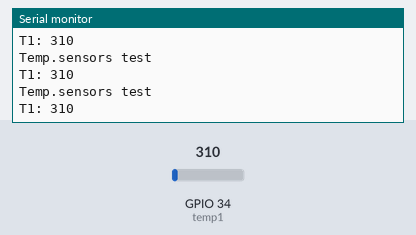
Simulated run of this sketch. Board: ESP32. Shown: the last lines printed to the serial monitor. The inputs (shaded band) are chosen by the test bench; at power-on: GPIO 34 (temp1) = 310.

Above: at 1.3 s.
1.4 s: GPIO 34 (temp1) set to 372
At 1.9 s:
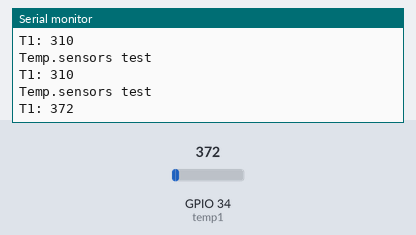
2.9 s: GPIO 34 (temp1) set to 434
At 3.4 s:
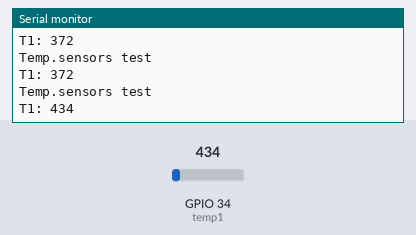
Timing chart, 0 to 5.9 s (numbered marks = the images above; inputs shaded):
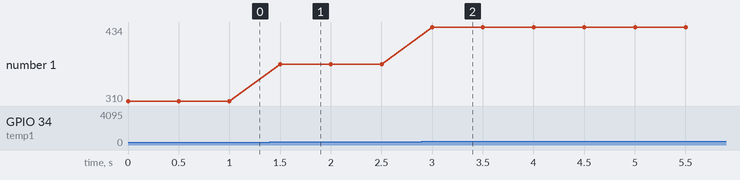

Measured:
- after the input at 1.4 s, the serial monitor: prints a new line after 0.10 s (image 1)
- after the input at 2.9 s, the serial monitor: prints a new line after 0.10 s (image 2)
- plotted number 1: 310 → 372 after the input at 1.4 s, 372 → 434 after the input at 2.9 s

The sketch:

open_dev_temp.ino
```cpp
#include <Wire.h>
#include "PCF8575.h"
#include <DS18B20.h>
#include <SoftwareSerial.h>
EspSoftwareSerial::UART mdbPort;
int temp1 = 34;


void setup() {
  Serial.begin(115200);
  Serial.println("Start");
  test_temp();
  pinMode(temp1, INPUT);
}


void loop() {
  delay(500);
  test_temp();
}

void test_temp() {
  Serial.print("Temp.sensors test\n");
  Serial.print("T1: ");
  Serial.println(analogRead(temp1));
}
```
